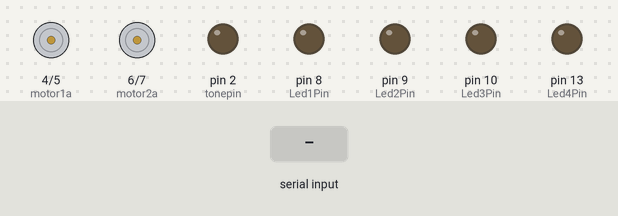
A sketch run on a simulated Arduino Uno, built with avr-gcc and run on an emulated ATmega328P. Shown: motor-driver pin pairs drawn as motors (green arrow = first pin HIGH = forward, orange = second pin HIGH = backward, longer = more drive), output pins drawn as LEDs (lit = HIGH). The test bench sets the inputs (shaded band). What the sketch prints to the serial monitor is not drawn.

Above: at 1.2 s.
1.3 s: "F" received over the second serial link
At 2.0 s:
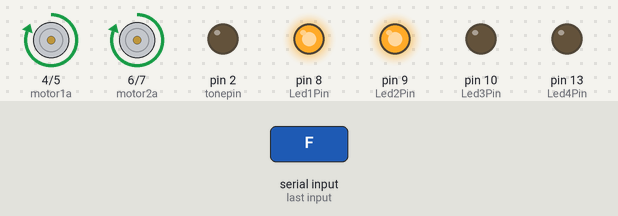
2.8 s: "B" received over the second serial link
At 3.2 s:
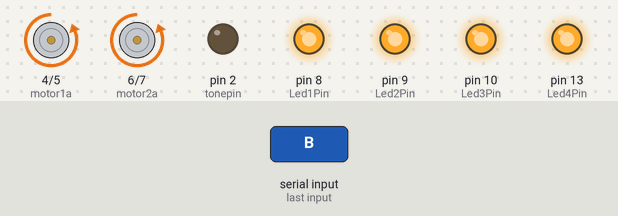
4.3 s: "R" received over the second serial link
At 5.5 s:
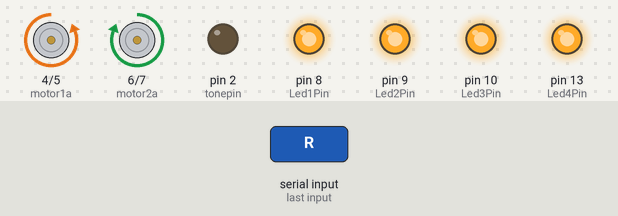
5.8 s: "L" received over the second serial link
At 6.7 s:
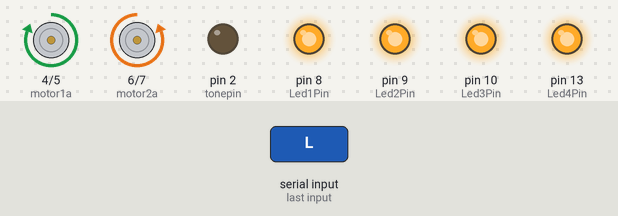
7.3 s: "S" received over the second serial link
At 7.8 s:
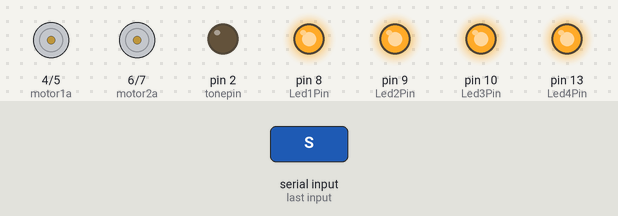
8.8 s: "F" received over the second serial link
At 10.2 s:
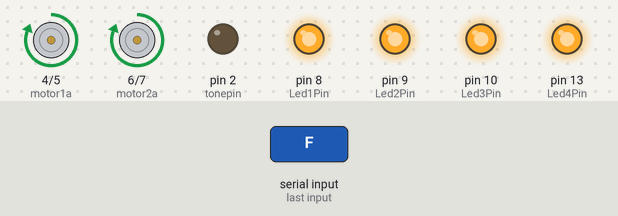
Timing chart, 0 to 11.3 s (numbered marks = the images above; inputs shaded):
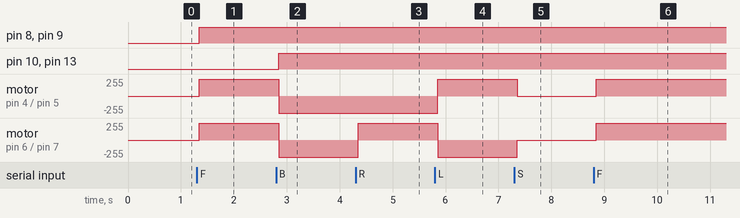

Measured:
- after the input at 1.3 s, pin 8 (Led1Pin), pin 9 (Led2Pin): LOW → HIGH after 0.05 s; motor on pin 4 (motor1a) / pin 5 (motor1b), motor on pin 6 (motor2a) / pin 7 (motor2b): stopped → forward 255/255 after 0.05 s
- after the input at 2.8 s, pin 10 (Led3Pin), pin 13 (Led4Pin): LOW → HIGH after 0.05 s; motor on pin 4 (motor1a) / pin 5 (motor1b), motor on pin 6 (motor2a) / pin 7 (motor2b): forward 255/255 → backward 255/255 after 0.05 s
- after the input at 4.3 s, motor on pin 6 (motor2a) / pin 7 (motor2b): backward 255/255 → forward 255/255 after 0.05 s
- after the input at 5.8 s, motor on pin 4 (motor1a) / pin 5 (motor1b): backward 255/255 → forward 255/255 after 0.05 s; motor on pin 6 (motor2a) / pin 7 (motor2b): forward 255/255 → backward 255/255 after 0.05 s
- after the input at 7.3 s, motor on pin 4 (motor1a) / pin 5 (motor1b): forward 255/255 → stopped after 0.05 s; motor on pin 6 (motor2a) / pin 7 (motor2b): backward 255/255 → stopped after 0.05 s
- after the input at 8.8 s, motor on pin 4 (motor1a) / pin 5 (motor1b), motor on pin 6 (motor2a) / pin 7 (motor2b): stopped → forward 255/255 after 0.05 s

The sketch:

BTCar13.ino
```cpp
#include <SoftwareSerial.h>   // 引用程式庫

#define motor1a 4
#define motor1b 5
#define motor2a 6
#define motor2b 7
//宣告L298N控制用


#define Led1Pin 8     //右前方燈
#define Led2Pin 9   //左前方燈
#define Led3Pin 10    //右後方燈
#define Led4Pin 13    //左後方燈

#define tonepin 2

int Motor1direction = 1 ;
char BTChar ;
// 定義連接藍牙模組的序列埠
SoftwareSerial BT(11, 12); // 接收腳, 傳送腳


void initall()
{

 // init motor pin as output
   pinMode(motor1a,OUTPUT);
   pinMode(motor1b,OUTPUT);
   pinMode(motor2a,OUTPUT);
   pinMode(motor2b,OUTPUT);
    //設定控制L298N

   pinMode(Led1Pin,OUTPUT);
   pinMode(Led2Pin,OUTPUT);
   pinMode(Led3Pin,OUTPUT);
   pinMode(Led4Pin,OUTPUT);
    //設定車燈控制pin
      pinMode(tonepin,OUTPUT);
    //設定車燈控制pin
}
 void setup()
 {
  initall();
   //init serial for debug
Serial.begin(9600);
Serial.println("Program Start Here ");

  // 設定藍牙模組的連線速率
  // 如果是HC-05，請改成38400
  BT.begin(9600);


 }

 void loop()
 {
  if (BT.available() >0)
      {
        BTChar = BT.read() ;
        if (BTChar == 70 )
            Forward() ;     //前進
        if (BTChar == 66 )
            Backward() ;    //後退
        if (BTChar == 82 )
            TurnRight() ;   //右轉
        if (BTChar == 76 )
            TurnLeft() ;    //左轉
        if (BTChar == 83 )
            CarStop() ;     //停車
      }
      delay(150);
 }

 void RightForward()    //轉動右前方車輪
 {
   digitalWrite(motor1a,HIGH);
   digitalWrite(motor1b,LOW);
 }
 void RightBackward()   //轉動右後方車輪
 {
   digitalWrite(motor1a,LOW );
   digitalWrite(motor1b,HIGH);
 }

 void RightStop()       //停右輪
 {
   digitalWrite(motor1a,LOW );
   digitalWrite(motor1b,LOW);
 }


 void LeftForward()     //轉動左前方車輪
 {
   digitalWrite(motor2a,HIGH);
   digitalWrite(motor2b,LOW);
 }
 void LeftBackward()      //轉動左後方車輪
 {
   digitalWrite(motor2a,LOW );
   digitalWrite(motor2b,HIGH);
 }

 void LeftStop()      //停左輪
 {
   digitalWrite(motor2a,LOW );
   digitalWrite(motor2b,LOW);
 }

void TurnRight()      //車轉右邊
{
  LeftForward() ;
  RightBackward() ;
  RightLight() ;
}


void TurnLeft()     //車轉左邊
{
  RightForward() ;
  LeftBackward() ;
  RightLight() ;
}
void Forward()        //車往前
{
  LeftForward() ;
  RightForward() ;
  FrontLight() ;
}

void Backward()       //車往後
{
  LeftBackward() ;
  RightBackward() ;
  BackLight() ;
}


void CarStop()      //停車
{
  LeftStop() ;
  RightStop() ;
}

void RightFrontLight()      //亮右前方燈
{
    digitalWrite(Led1Pin, HIGH) ;
}

void LeftFrontLight()       //亮左前方燈
{
    digitalWrite(Led2Pin, HIGH) ;
}

void RightBackLight()      //亮右後方燈
{
    digitalWrite(Led3Pin, HIGH) ;
}

void LeftBackLight()      //亮左後方燈
{
    digitalWrite(Led4Pin, HIGH) ;
}

void RightFrontLightOff()         //熄滅右前方燈
{
    digitalWrite(Led1Pin, LOW) ;
}

void LeftFrontLightOff()      //熄滅左前方燈
{
    digitalWrite(Led2Pin, LOW) ;
}

void RightBackLightOff()      //熄滅右後方燈
{
    digitalWrite(Led3Pin, LOW) ;
}

void LeftBackLightOff()       //熄滅左後方燈
{
    digitalWrite(Led4Pin, LOW) ;
}


void FrontLight()       //開前方燈(大燈)
{
  RightFrontLight() ;
  LeftFrontLight() ;

}

void BackLight()        //開倒車燈
{
  RightBackLight() ;
  LeftBackLight() ;

}

void FrontLightOff()       //關前方燈(大燈)
{
  RightFrontLightOff() ;
  LeftFrontLightOff() ;

}

void BackLightOff()       //關倒車燈
{
  RightBackLightOff() ;
  LeftBackLightOff() ;

}

void RightLight()       //開右轉燈
{
  RightFrontLight() ;
  RightBackLight() ;

}

void LeftLight()      //開左轉燈
{
  LeftFrontLight() ;
  LeftBackLight() ;

}
void RightLightOff()      //關右轉燈
{
  RightFrontLightOff() ;
  RightBackLightOff() ;

}

void LeftLightOff()     //關左轉燈
{
  LeftFrontLightOff() ;
  LeftBackLightOff() ;

}


void AllLightOff()        //關閉所有車燈
{
  RightFrontLightOff() ;
  RightBackLightOff() ;
  LeftFrontLightOff() ;
  LeftBackLightOff() ;

}
```
